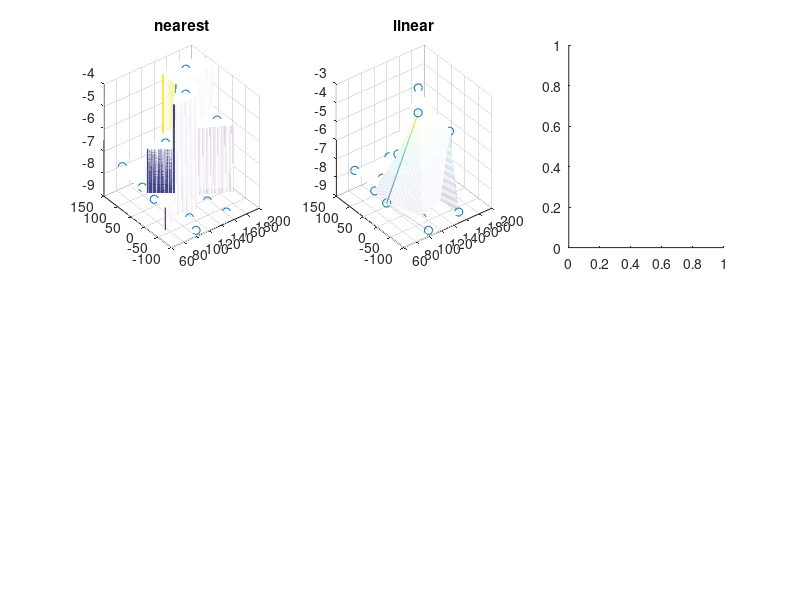

This chart was generated by the following MATLAB code: (Note: this script raises an error after producing the figure.)
clear,clc;
x=[129.0,140.0,103.5,88.0,185.5,195.0 ,105.5, 157.5,107.5,77.0 ,81.0,162.0,162.0,117.5];
y=[7.5,141.5,23.0,147.0, 22.5,137.5,85.5 , -6.5,-81.0,3.0, 56.5,-66.5,84.0, -33.5];
z=[-4, -8, -6, -8, -6, -8, -8, -9, -9, -8, -8, -9, -4, -9];
t1=min(x):0.1:max(x);
t2=min(y):0.1:max(y);
[x1,y1]=meshgrid(t1,t2);
subplot(2,3,1);
z1=griddata(x,y,z,x1,y1,'nearest');
mesh(x1,y1,z1);
hold;
plot3(x,y,z,'o');
title("nearest");
hold off;
subplot(2,3,2);
z1=griddata(x,y,z,x1,y1,'linear');
mesh(x1,y1,z1);
hold;
plot3(x,y,z,'o');
title("linear");
hold off;
subplot(2,3,3)
z1=griddata(x,y,z,x1,y1,'cubic');
mesh(x1,y1,z1);
hold;
plot3(x,y,z,'o');
title("cubic");
hold off;
subplot(2,3,4)
z1=griddata(x,y,z,x1,y1,'natural');
mesh(x1,y1,z1);
hold;
plot3(x,y,z,'o');
title("natural");
hold off;
subplot(2,3,5)
z1=griddata(x,y,z,x1,y1,'v4');
mesh(x1,y1,z1);
hold;
plot3(x,y,z,'o');
title("v4");
hold off;

